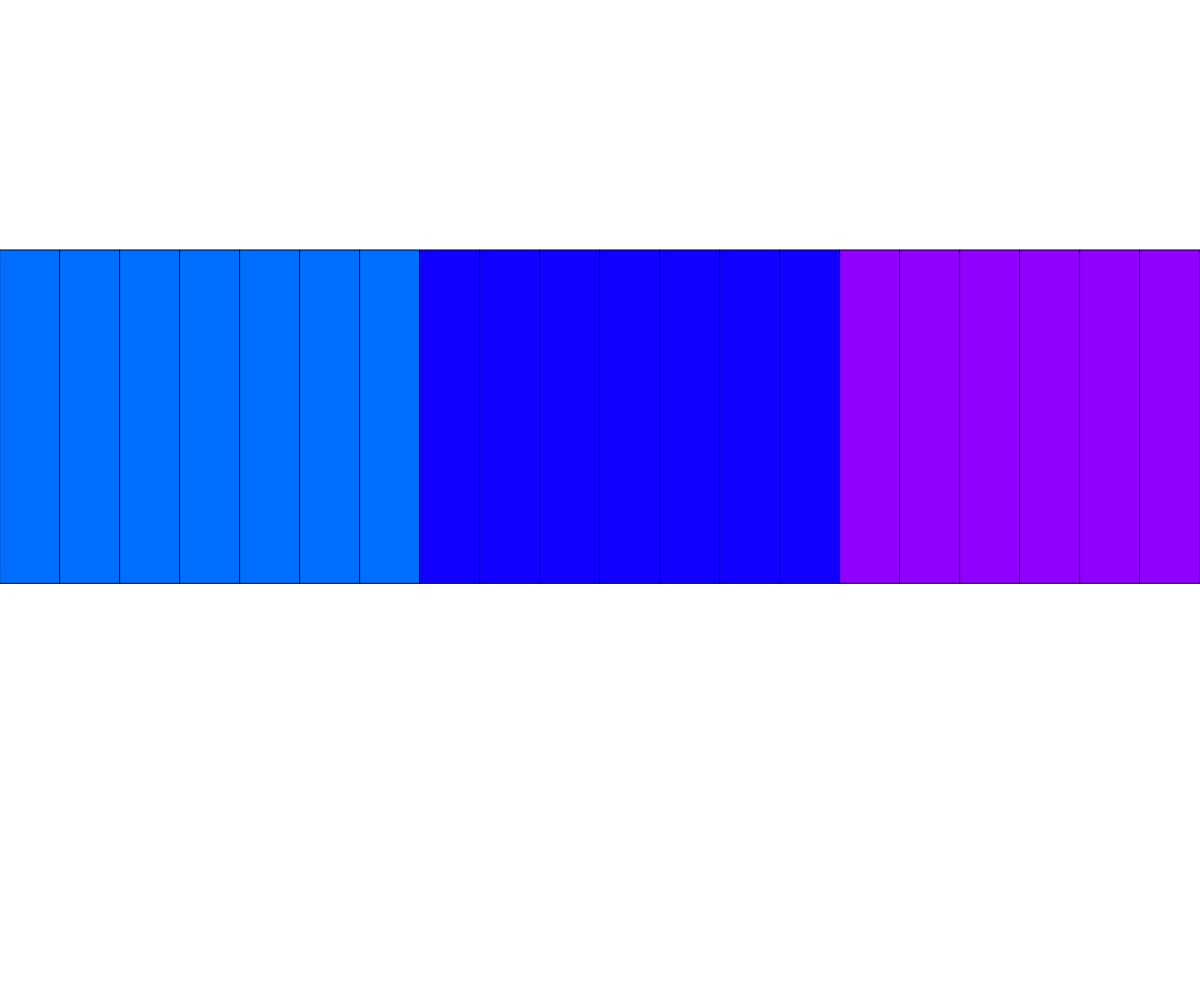
Frame 1 (no input)
Frame 60 (no input): identical to frame 1, image omitted
Frame 120 (the mouse pressed at the canvas centre since frame 60): identical to frame 1, image omitted

The p5.js sketch that drew this single still picture (run headless with seeded random() and noise() and a simulated clock; from frame 60 on, the mouse is pressed at the canvas centre):

// p5.js sketch
// ── sketch.js
let total = 20;
let columnWidth;
let columnHeight;
// let hues = [0,30,60];
let hues = [];
let baseHue;
let hueIncrement =30;
let hFill;

function setup() {
  createCanvas(windowWidth, windowHeight);
  colorMode(HSB, 360, 100, 100);
  columnWidth = width / total;
  columnHeight = height / 3;
  
  baseHue= round(random(0,300));
  
  for(let i=0; i<3;i++){
    let h=baseHue + i *hueIncrement
    hues.push(h);
  }

}

function draw() {
  background(255);

  for (let counter = 0; counter < total; counter++) {
    
    if(counter<total/3){
      hFill = hues[0];
    }else if(counter<(total/3)*2){
      hFill= hues[1];
    }else{
      hFill= hues [2];
    }
    
    fill(hFill,100,100);
    let x = counter * columnWidth;
    let y = height / 4;
    

    rect(x, y, columnWidth, columnHeight);
  }
}
